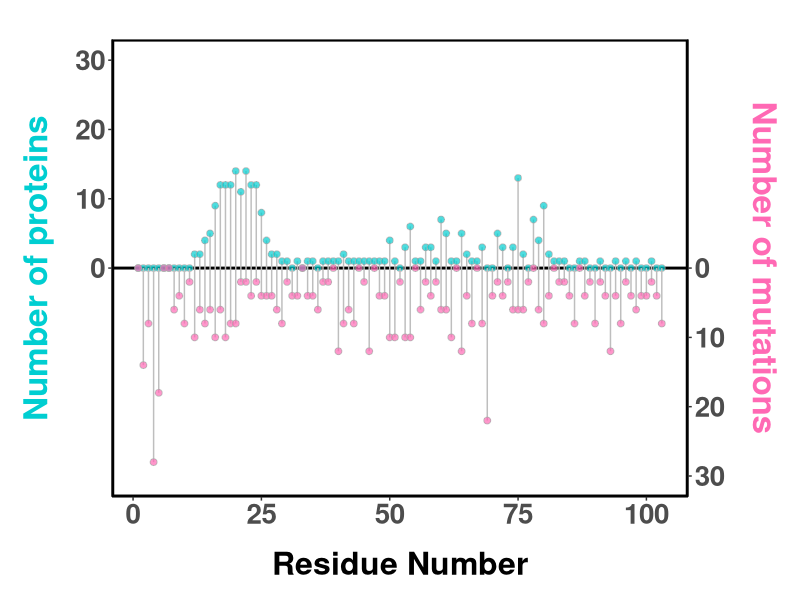

R code for this plot:
# Libraries
library(ggplot2)
library(dplyr)
library(forcats)
png(file="./H4_binding_mutation_sites_combine_nucleosome.png",width=10,height=4,units="in",res=300)
# Create data
binding <-read.table("./H4_binding_sites_combine_consensus.txt",header=FALSE, sep=",", col.names = c("residue","number"))
mutation <-read.table("./H4_mutation_sites_combine_consensus.txt",header=FALSE, sep=",", col.names = c("residue","number"))
binding_hotspots=binding[which(binding["number"] >=5),]
#  mutate(name = fct_reorder(name, ratio)) %>%
# Horizontal version
  ggplot(binding,aes(x=residue, y=number)) +
    geom_hline(yintercept = 0, size=1) +
  geom_segment(data = binding, aes(x=residue,xend=residue, y=0,yend=number),lwd=0.5,color="grey") +
  geom_point(data = binding, aes(x=residue, y=number), size=2, color="dark grey", 
             fill=alpha("dark turquoise", 0.3), alpha=0.7, shape=21, stroke=0.5) +
  #geom_point(data = binding_hotspots, aes(x=residue, y=number), size=2, color="dark grey", 
  #             fill=alpha("dark orange", 0.3), alpha=0.7, shape=21, stroke=0.5) +  
 #geom_line(size=0.5)+ #coord_flip() + 
  geom_segment(data = mutation, aes(x=residue,xend=residue, y=0,yend=-number*2),lwd=0.5,color="grey") +
  geom_point(data = mutation, aes(x=residue, y=-number*2), size=2, color="dark grey",
             fill=alpha("hot pink", 0.3), alpha=0.7, shape=21, stroke=0.5) +  
  theme_classic() + 
    scale_y_continuous(sec.axis = sec_axis(~.*1, name = "Number of mutations",
                                           breaks=c(0,-10,-20,-30), 
                                           labels=c(0,10,20,30)),
                       breaks=c(0,10,20,30,40,50), labels=c(0,10,20,30,40,50), limits = c(-30,30))  + 
  xlab("Residue Number") +
  ylab("Number of proteins") +
#    scale_y_continuous(breaks=c(0,10,20,30), labels=c(0, -10,20,30)) +
#  ylim(c(0,1)) +
#  ggtitle("Title") 
  theme(axis.title.x=element_blank()) + theme(panel.border = element_rect(size =1.5, fill = NA)) +
  theme(axis.title.y.right =element_text(angle=-90, vjust=3)) +
  theme(axis.title.y.left  =element_text(angle=90, vjust=3)) +
  theme(axis.title.x.bottom =element_text(angle=0, vjust=-2)) +
  theme(plot.title=element_text(size=18, vjust=4)) +
  theme(plot.margin = unit(c(1,1,1,1), "cm")) +
  theme(
    axis.title.x = element_blank(),
    axis.text.x = element_text(size = 20,face="bold"),
    axis.title.y.left = element_text(size = 24,face="bold",colour = "dark turquoise"),
    axis.title.y.right = element_text(size = 24,face="bold",colour = "hot pink"),
    axis.title.x.bottom = element_text(size = 23,face="bold",colour = "black"),
    axis.text.y = element_text(size = 20,face="bold"))


dev.off()